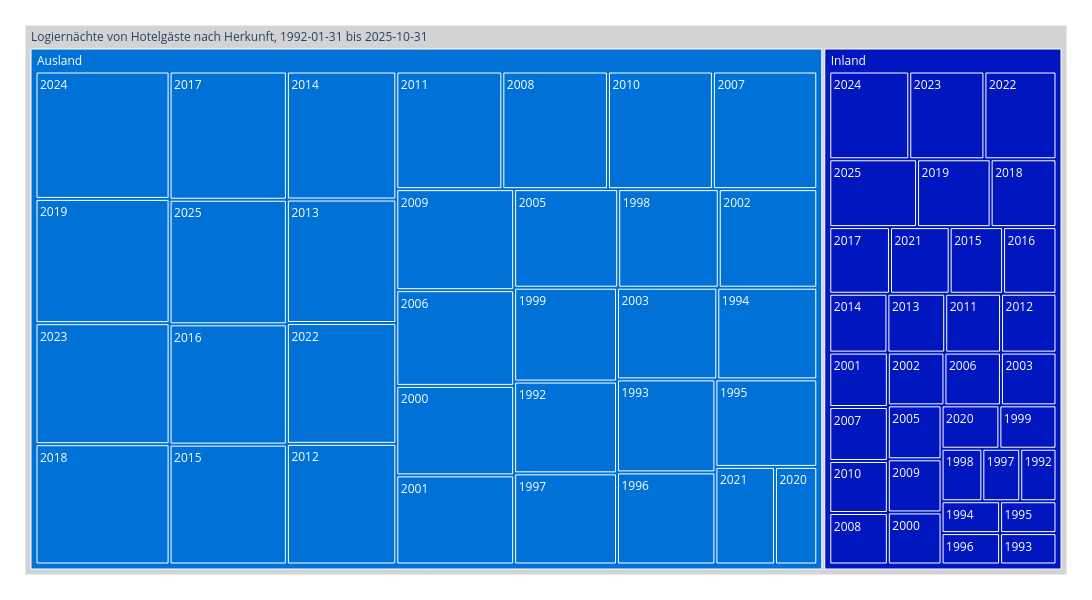

Here is the notebook cell this chart was saved with:
### Code cell
treeMap2 =  mypy_dv.plot_px_treemap(
    data=myTreemapAgg.query('Kennzahl == "Logiernächte"').reset_index()
    ,levels=['Herkunft','Jahr_nbr']
    ,values="sum_Anz"
    ,color="Herkunft"
    #, color_continuous_scale='Blues'
    ,color_discrete_map=farben_dict_zc
    #,color_discrete_map={'(?)':'lightgrey', 'Erwerbstätige':'#99C32E', 'Nichterwerbspersonen':'#7B4100', 'Erwerbslose':'#DB247D'}  
    ,height=600
    ,width=1100               
    #,margin_val_bottom=25
    ,myHeaderTitle="Logiernächte von Hotelgäste nach Herkunft, "+data_min_date + " bis "+data_max_date

)

treeMap2

### Figure 1 — Plotly figure (JSON) as saved in the notebook; plotly's stock layout.template omitted (floating-point values rounded to 4 significant figures)
{"data": [{"branchvalues": "total", "customdata": [["Inland"], ["Inland"], ["Ausland"], ["Ausland"], ["Inland"], ["Inland"], ["Inland"], ["Ausland"], ["Inland"], ["Inland"], ["Ausland"], ["Inland"], ["Inland"], ["Inland"], ["Ausland"], ["Inland"], ["Inland"], ["Inland"], ["Inland"], ["Ausland"], ["Inland"], ["Inland"], ["Inland"], ["Ausland"], ["Inland"], ["Inland"], ["Inland"], ["Inland"], ["Inland"], ["Inland"], ["Inland"], ["Ausland"], ["Inland"], ["Inland"], ["Inland"], ["Ausland"], ["Ausland"], ["Inland"], ["Ausland"], ["Ausland"], ["Inland"], ["Ausland"], ["Ausland"], ["Ausland"], ["Ausland"], ["Ausland"], ["Inland"], ["Ausland"], ["Ausland"], ["Ausland"], ["Ausland"], ["Ausland"], ["Ausland"], ["Ausland"], ["Ausland"], ["Inland"], ["Ausland"], ["Ausland"], ["Ausland"], ["Ausland"], ["Ausland"], ["Inland"], ["Ausland"], ["Inland"], ["Inland"], ["Ausland"], ["Ausland"], ["Ausland"], ["(?)"]], "domain": {"x": [0, 1], "y": [0, 1]}, "hovertemplate": "%{label}<br><br>Anzahl:<br>%{value}<extra></extra>", "ids": ["Logiernächte von Hotelgäste nach Herkunft, 1992-01-31 bis 2025-10-31/Inland/2015", "Logiernächte von Hotelgäste nach Herkunft, 1992-01-31 bis 2025-10-31/Inland/2018", "Logiernächte von Hotelgäste nach Herkunft, 1992-01-31 bis 2025-10-31/Ausland/2011", "Logiernächte von Hotelgäste nach Herkunft, 1992-01-31 bis 2025-10-31/Ausland/2008", "Logiernächte von Hotelgäste nach Herkunft, 1992-01-31 bis 2025-10-31/Inland/2007", "Logiernächte von Hotelgäste nach Herkunft, 1992-01-31 bis 2025-10-31/Inland/2019", "Logiernächte von Hotelgäste nach Herkunft, 1992-01-31 bis 2025-10-31/Inland/2006", "Logiernächte von Hotelgäste nach Herkunft, 1992-01-31 bis 2025-10-31/Ausland/2020", "Logiernächte von Hotelgäste nach Herkunft, 1992-01-31 bis 2025-10-31/Inland/2005", "Logiernächte von Hotelgäste nach Herkunft, 1992-01-31 bis 2025-10-31/Inland/2003", "Logiernächte von Hotelgäste nach Herkunft, 1992-01-31 bis 2025-10-31/Ausland/2017", "Logiernächte von Hotelgäste nach Herkunft, 1992-01-31 bis 2025-10-31/Inland/2002", "Logiernächte von Hotelgäste nach Herkunft, 1992-01-31 bis 2025-10-31/Inland/2021", "Logiernächte von Hotelgäste nach Herkunft, 1992-01-31 bis 2025-10-31/Inland/2012", "Logiernächte von Hotelgäste nach Herkunft, 1992-01-31 bis 2025-10-31/Ausland/2001", "Logiernächte von Hotelgäste nach Herkunft, 1992-01-31 bis 2025-10-31/Inland/2009", "Logiernächte von Hotelgäste nach Herkunft, 1992-01-31 bis 2025-10-31/Inland/2000", "Logiernächte von Hotelgäste nach Herkunft, 1992-01-31 bis 2025-10-31/Inland/1999", "Logiernächte von Hotelgäste nach Herkunft, 1992-01-31 bis 2025-10-31/Inland/1992", "Logiernächte von Hotelgäste nach Herkunft, 1992-01-31 bis 2025-10-31/Ausland", "Logiernächte von Hotelgäste nach Herkunft, 1992-01-31 bis 2025-10-31/Inland/1993", "Logiernächte von Hotelgäste nach Herkunft, 1992-01-31 bis 2025-10-31/Inland/2025", "Logiernächte von Hotelgäste nach Herkunft, 1992-01-31 bis 2025-10-31/Inland/1994", "Logiernächte von Hotelgäste nach Herkunft, 1992-01-31 bis 2025-10-31/Ausland/2014", "Logiernächte von Hotelgäste nach Herkunft, 1992-01-31 bis 2025-10-31/Inland/1995", "Logiernächte von Hotelgäste nach Herkunft, 1992-01-31 bis 2025-10-31/Inland/2024", "Logiernächte von Hotelgäste nach Herkunft, 1992-01-31 bis 2025-10-31/Inland/1996", "Logiernächte von Hotelgäste nach Herkunft, 1992-01-31 bis 2025-10-31/Inland/2013", "Logiernächte von Hotelgäste nach Herkunft, 1992-01-31 bis 2025-10-31/Inland/1997", "Logiernächte von Hotelgäste nach Herkunft, 1992-01-31 bis 2025-10-31/Inland/2016", "Logiernächte von Hotelgäste nach Herkunft, 1992-01-31 bis 2025-10-31/Inland/1998", "Logiernächte von Hotelgäste nach Herkunft, 1992-01-31 bis 2025-10-31/Ausland/2023", "Logiernächte von Hotelgäste nach Herkunft, 1992-01-31 bis 2025-10-31/Inland/2022", "Logiernächte von Hotelgäste nach Herkunft, 1992-01-31 bis 2025-10-31/Inland/2010", "Logiernächte von Hotelgäste nach Herkunft, 1992-01-31 bis 2025-10-31/Inland/2017", "Logiernächte von Hotelgäste nach Herkunft, 1992-01-31 bis 2025-10-31/Ausland/1992", "Logiernächte von Hotelgäste nach Herkunft, 1992-01-31 bis 2025-10-31/Ausland/2019", "Logiernächte von Hotelgäste nach Herkunft, 1992-01-31 bis 2025-10-31/Inland/2020", "Logiernächte von Hotelgäste nach Herkunft, 1992-01-31 bis 2025-10-31/Ausland/2016", "Logiernächte von Hotelgäste nach Herkunft, 1992-01-31 bis 2025-10-31/Ausland/2022", "Logiernächte von Hotelgäste nach Herkunft, 1992-01-31 bis 2025-10-31/Inland/2023", "Logiernächte von Hotelgäste nach Herkunft, 1992-01-31 bis 2025-10-31/Ausland/2024", "Logiernächte von Hotelgäste nach Herkunft, 1992-01-31 bis 2025-10-31/Ausland/2025", "Logiernächte von Hotelgäste nach Herkunft, 1992-01-31 bis 2025-10-31/Ausland/2018", "Logiernächte von Hotelgäste nach Herkunft, 1992-01-31 bis 2025-10-31/Ausland/2021", "Logiernächte von Hotelgäste nach Herkunft, 1992-01-31 bis 2025-10-31/Ausland/2010", "Logiernächte von Hotelgäste nach Herkunft, 1992-01-31 bis 2025-10-31/Inland/2014", "Logiernächte von Hotelgäste nach Herkunft, 1992-01-31 bis 2025-10-31/Ausland/1993", "Logiernächte von Hotelgäste nach Herkunft, 1992-01-31 bis 2025-10-31/Ausland/1994", "Logiernächte von Hotelgäste nach Herkunft, 1992-01-31 bis 2025-10-31/Ausland/1995", "Logiernächte von Hotelgäste nach Herkunft, 1992-01-31 bis 2025-10-31/Ausland/1996", "Logiernächte von Hotelgäste nach Herkunft, 1992-01-31 bis 2025-10-31/Ausland/1997", "Logiernächte von Hotelgäste nach Herkunft, 1992-01-31 bis 2025-10-31/Ausland/1998", "Logiernächte von Hotelgäste nach Herkunft, 1992-01-31 bis 2025-10-31/Ausland/1999", "Logiernächte von Hotelgäste nach Herkunft, 1992-01-31 bis 2025-10-31/Ausland/2000", "Logiernächte von Hotelgäste nach Herkunft, 1992-01-31 bis 2025-10-31/Inland/2001", "Logiernächte von Hotelgäste nach Herkunft, 1992-01-31 bis 2025-10-31/Ausland/2015", "Logiernächte von Hotelgäste nach Herkunft, 1992-01-31 bis 2025-10-31/Ausland/2002", "Logiernächte von Hotelgäste nach Herkunft, 1992-01-31 bis 2025-10-31/Ausland/2005", "Logiernächte von Hotelgäste nach Herkunft, 1992-01-31 bis 2025-10-31/Ausland/2006", "Logiernächte von Hotelgäste nach Herkunft, 1992-01-31 bis 2025-10-31/Ausland/2007", "Logiernächte von Hotelgäste nach Herkunft, 1992-01-31 bis 2025-10-31/Inland/2008", "Logiernächte von Hotelgäste nach Herkunft, 1992-01-31 bis 2025-10-31/Ausland/2009", "Logiernächte von Hotelgäste nach Herkunft, 1992-01-31 bis 2025-10-31/Inland", "Logiernächte von Hotelgäste nach Herkunft, 1992-01-31 bis 2025-10-31/Inland/2011", "Logiernächte von Hotelgäste nach Herkunft, 1992-01-31 bis 2025-10-31/Ausland/2012", "Logiernächte von Hotelgäste nach Herkunft, 1992-01-31 bis 2025-10-31/Ausland/2013", "Logiernächte von Hotelgäste nach Herkunft, 1992-01-31 bis 2025-10-31/Ausland/2003", "Logiernächte von Hotelgäste nach Herkunft, 1992-01-31 bis 2025-10-31"], "labels": ["2015", "2018", "2011", "2008", "2007", "2019", "2006", "2020", "2005", "2003", "2017", "2002", "2021", "2012", "2001", "2009", "2000", "1999", "1992", "Ausland", "1993", "2025", "1994", "2014", "1995", "2024", "1996", "2013", "1997", "2016", "1998", "2023", "2022", "2010", "2017", "1992", "2019", "2020", "2016", "2022", "2023", "2024", "2025", "2018", "2021", "2010", "2014", "1993", "1994", "1995", "1996", "1997", "1998", "1999", "2000", "2001", "2015", "2002", "2005", "2006", "2007", "2008", "2009", "Inland", "2011", "2012", "2013", "2003", "Logiernächte von Hotelgäste nach Herkunft, 1992-01-31 bis 2025-10-31"], "marker": {"colors": ["#0017BF", "#0017BF", "#0072D7", "#0072D7", "#0017BF", "#0017BF", "#0017BF", "#0072D7", "#0017BF", "#0017BF", "#0072D7", "#0017BF", "#0017BF", "#0017BF", "#0072D7", "#0017BF", "#0017BF", "#0017BF", "#0017BF", "#0072D7", "#0017BF", "#0017BF", "#0017BF", "#0072D7", "#0017BF", "#0017BF", "#0017BF", "#0017BF", "#0017BF", "#0017BF", "#0017BF", "#0072D7", "#0017BF", "#0017BF", "#0017BF", "#0072D7", "#0072D7", "#0017BF", "#0072D7", "#0072D7", "#0017BF", "#0072D7", "#0072D7", "#0072D7", "#0072D7", "#0072D7", "#0017BF", "#0072D7", "#0072D7", "#0072D7", "#0072D7", "#0072D7", "#0072D7", "#0072D7", "#0072D7", "#0017BF", "#0072D7", "#0072D7", "#0072D7", "#0072D7", "#0072D7", "#0017BF", "#0072D7", "#0017BF", "#0017BF", "#0072D7", "#0072D7", "#0072D7", "lightgrey"]}, "name": "", "parents": ["Logiernächte von Hotelgäste nach Herkunft, 1992-01-31 bis 2025-10-31/Inland", "Logiernächte von Hotelgäste nach Herkunft, 1992-01-31 bis 2025-10-31/Inland", "Logiernächte von Hotelgäste nach Herkunft, 1992-01-31 bis 2025-10-31/Ausland", "Logiernächte von Hotelgäste nach Herkunft, 1992-01-31 bis 2025-10-31/Ausland", "Logiernächte von Hotelgäste nach Herkunft, 1992-01-31 bis 2025-10-31/Inland", "Logiernächte von Hotelgäste nach Herkunft, 1992-01-31 bis 2025-10-31/Inland", "Logiernächte von Hotelgäste nach Herkunft, 1992-01-31 bis 2025-10-31/Inland", "Logiernächte von Hotelgäste nach Herkunft, 1992-01-31 bis 2025-10-31/Ausland", "Logiernächte von Hotelgäste nach Herkunft, 1992-01-31 bis 2025-10-31/Inland", "Logiernächte von Hotelgäste nach Herkunft, 1992-01-31 bis 2025-10-31/Inland", "Logiernächte von Hotelgäste nach Herkunft, 1992-01-31 bis 2025-10-31/Ausland", "Logiernächte von Hotelgäste nach Herkunft, 1992-01-31 bis 2025-10-31/Inland", "Logiernächte von Hotelgäste nach Herkunft, 1992-01-31 bis 2025-10-31/Inland", "Logiernächte von Hotelgäste nach Herkunft, 1992-01-31 bis 2025-10-31/Inland", "Logiernächte von Hotelgäste nach Herkunft, 1992-01-31 bis 2025-10-31/Ausland", "Logiernächte von Hotelgäste nach Herkunft, 1992-01-31 bis 2025-10-31/Inland", "Logiernächte von Hotelgäste nach Herkunft, 1992-01-31 bis 2025-10-31/Inland", "Logiernächte von Hotelgäste nach Herkunft, 1992-01-31 bis 2025-10-31/Inland", "Logiernächte von Hotelgäste nach Herkunft, 1992-01-31 bis 2025-10-31/Inland", "Logiernächte von Hotelgäste nach Herkunft, 1992-01-31 bis 2025-10-31", "Logiernächte von Hotelgäste nach Herkunft, 1992-01-31 bis 2025-10-31/Inland", "Logiernächte von Hotelgäste nach Herkunft, 1992-01-31 bis 2025-10-31/Inland", "Logiernächte von Hotelgäste nach Herkunft, 1992-01-31 bis 2025-10-31/Inland", "Logiernächte von Hotelgäste nach Herkunft, 1992-01-31 bis 2025-10-31/Ausland", "Logiernächte von Hotelgäste nach Herkunft, 1992-01-31 bis 2025-10-31/Inland", "Logiernächte von Hotelgäste nach Herkunft, 1992-01-31 bis 2025-10-31/Inland", "Logiernächte von Hotelgäste nach Herkunft, 1992-01-31 bis 2025-10-31/Inland", "Logiernächte von Hotelgäste nach Herkunft, 1992-01-31 bis 2025-10-31/Inland", "Logiernächte von Hotelgäste nach Herkunft, 1992-01-31 bis 2025-10-31/Inland", "Logiernächte von Hotelgäste nach Herkunft, 1992-01-31 bis 2025-10-31/Inland", "Logiernächte von Hotelgäste nach Herkunft, 1992-01-31 bis 2025-10-31/Inland", "Logiernächte von Hotelgäste nach Herkunft, 1992-01-31 bis 2025-10-31/Ausland", "Logiernächte von Hotelgäste nach Herkunft, 1992-01-31 bis 2025-10-31/Inland", "Logiernächte von Hotelgäste nach Herkunft, 1992-01-31 bis 2025-10-31/Inland", "Logiernächte von Hotelgäste nach Herkunft, 1992-01-31 bis 2025-10-31/Inland", "Logiernächte von Hotelgäste nach Herkunft, 1992-01-31 bis 2025-10-31/Ausland", "Logiernächte von Hotelgäste nach Herkunft, 1992-01-31 bis 2025-10-31/Ausland", "Logiernächte von Hotelgäste nach Herkunft, 1992-01-31 bis 2025-10-31/Inland", "Logiernächte von Hotelgäste nach Herkunft, 1992-01-31 bis 2025-10-31/Ausland", "Logiernächte von Hotelgäste nach Herkunft, 1992-01-31 bis 2025-10-31/Ausland", "Logiernächte von Hotelgäste nach Herkunft, 1992-01-31 bis 2025-10-31/Inland", "Logiernächte von Hotelgäste nach Herkunft, 1992-01-31 bis 2025-10-31/Ausland", "Logiernächte von Hotelgäste nach Herkunft, 1992-01-31 bis 2025-10-31/Ausland", "Logiernächte von Hotelgäste nach Herkunft, 1992-01-31 bis 2025-10-31/Ausland", "Logiernächte von Hotelgäste nach Herkunft, 1992-01-31 bis 2025-10-31/Ausland", "Logiernächte von Hotelgäste nach Herkunft, 1992-01-31 bis 2025-10-31/Ausland", "Logiernächte von Hotelgäste nach Herkunft, 1992-01-31 bis 2025-10-31/Inland", "Logiernächte von Hotelgäste nach Herkunft, 1992-01-31 bis 2025-10-31/Ausland", "Logiernächte von Hotelgäste nach Herkunft, 1992-01-31 bis 2025-10-31/Ausland", "Logiernächte von Hotelgäste nach Herkunft, 1992-01-31 bis 2025-10-31/Ausland", "Logiernächte von Hotelgäste nach Herkunft, 1992-01-31 bis 2025-10-31/Ausland", "Logiernächte von Hotelgäste nach Herkunft, 1992-01-31 bis 2025-10-31/Ausland", "Logiernächte von Hotelgäste nach Herkunft, 1992-01-31 bis 2025-10-31/Ausland", "Logiernächte von Hotelgäste nach Herkunft, 1992-01-31 bis 2025-10-31/Ausland", "Logiernächte von Hotelgäste nach Herkunft, 1992-01-31 bis 2025-10-31/Ausland", "Logiernächte von Hotelgäste nach Herkunft, 1992-01-31 bis 2025-10-31/Inland", "Logiernächte von Hotelgäste nach Herkunft, 1992-01-31 bis 2025-10-31/Ausland", "Logiernächte von Hotelgäste nach Herkunft, 1992-01-31 bis 2025-10-31/Ausland", "Logiernächte von Hotelgäste nach Herkunft, 1992-01-31 bis 2025-10-31/Ausland", "Logiernächte von Hotelgäste nach Herkunft, 1992-01-31 bis 2025-10-31/Ausland", "Logiernächte von Hotelgäste nach Herkunft, 1992-01-31 bis 2025-10-31/Ausland", "Logiernächte von Hotelgäste nach Herkunft, 1992-01-31 bis 2025-10-31/Inland", "Logiernächte von Hotelgäste nach Herkunft, 1992-01-31 bis 2025-10-31/Ausland", "Logiernächte von Hotelgäste nach Herkunft, 1992-01-31 bis 2025-10-31", "Logiernächte von Hotelgäste nach Herkunft, 1992-01-31 bis 2025-10-31/Inland", "Logiernächte von Hotelgäste nach Herkunft, 1992-01-31 bis 2025-10-31/Ausland", "Logiernächte von Hotelgäste nach Herkunft, 1992-01-31 bis 2025-10-31/Ausland", "Logiernächte von Hotelgäste nach Herkunft, 1992-01-31 bis 2025-10-31/Ausland", ""], "root": {"color": "grey"}, "type": "treemap", "values": [612972, 769192, 2071164, 2062870, 544316, 859333, 512854, 685236, 498725, 504315, 2498187, 513863, 684863, 562293, 1744288, 491539, 481528, 426797, 327593, 64002515, 304989, 1025709, 321147, 2326600, 309549, 1209120, 316415, 586288, 342876, 612721, 368644, 2696013, 1089552, 524788, 696411, 1567394, 2766753, 431961, 2343948, 2195359, 1135628, 2836808, 2425980, 2678510, 965668, 2049897, 589620, 1519700, 1522102, 1481074, 1505058, 1556767, 1646168, 1602857, 1751235, 548302, 2334785, 1612563, 1703528, 1873183, 2038560, 519290, 1977812, 19289672, 566479, 2192317, 2243715, 1526416, 83292187]}], "layout": {"height": 600, "legend": {"tracegroupgap": 0}, "margin": {"b": 25, "l": 25, "r": 25, "t": 25}, "width": 1100}}
